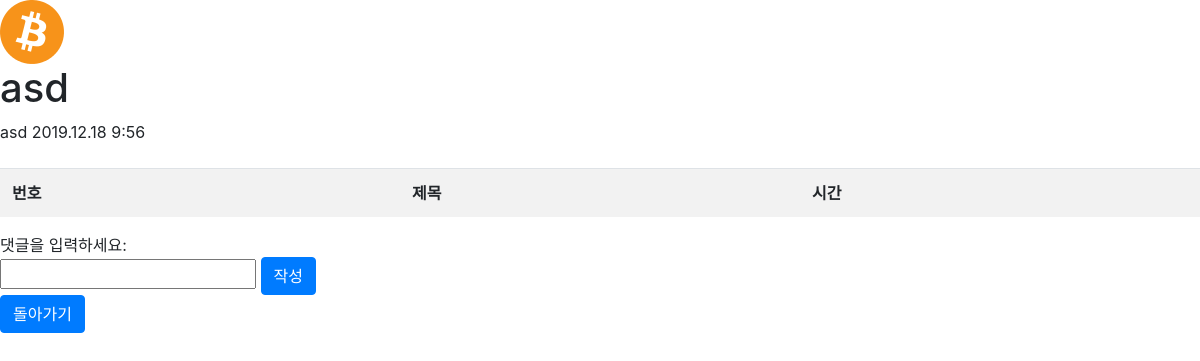
Before: /community/2 with the older database file.
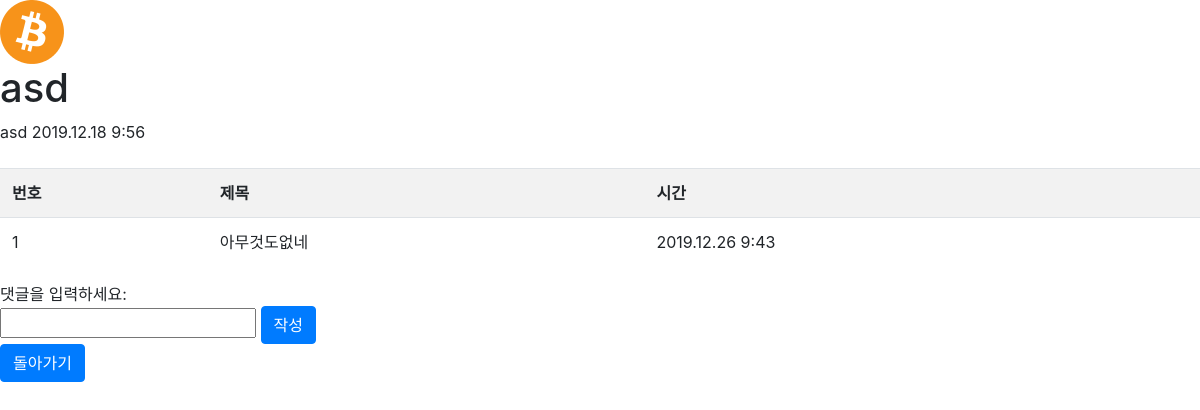
After: the same page with the newer database file.
### community/models.py (models this page shows, shortened)
class Reply(models.Model):
    agenda = models.ForeignKey(Agenda, on_delete=models.CASCADE)
    reply_text = models.CharField(max_length=1000)
    pub_date = models.DateTimeField('date published')

### community/views.py (the view)
# urls.py: path('<int:agenda_id>', views.detail, name='detail'),      # /community/3
def detail(request, agenda_id):
    agenda = Agenda.objects.get(pk=agenda_id)
    reply = Reply.objects.filter(agenda=agenda_id)
    context = {'agenda': agenda, 'reply': reply}
    return render(request, 'community/detail.html', context)

### community/models.py (called while the page is built)
    def __str__(self):
        return self.agenda_text

### community/templates/community/detail.html (shortened to what this page needs)
{% load static %}
<!DOCTYPE html>
<html>
  <head>
    <link rel="stylesheet" href='{% static "community/css/bootstrap.css" %}'>
  </head>
  <body>
    <img src="{% static 'community/img/title_image.png' %}">
    <h1>{{agenda}}</h1>
    {{agenda.agenda_detail}} {{agenda.pub_date|date:"Y.m.d f"}}
    <br>
    <br>
      <table class="table table-striped">
        <th>번호</th>
        <th>제목</th>
        <th>시간</th>
      {% for r in reply %}
        <tr>
          <td>{{ forloop.counter }} </td>
          <td>{{r.reply_text}}</td>
          <td>{{r.pub_date|date:"Y.m.d f"}} </td>
        </tr>
      {% endfor %}
      </table>
    <form action = "{% url 'community:replysubmit' agenda.agenda_num  %}" method="post">
      댓글을 입력하세요:<br>
      <input type="text" name="reply">
      <input type="submit" value="작성" class="btn btn-primary" >
    </form>
    <a href="/community"><button type="button" class="btn btn-primary">돌아가기</button></a>
  </body>
</html>

Changed rows visible on the page:
added Reply: reply_text "아무것도없네", pub_date "2019.12.26 9:43"
